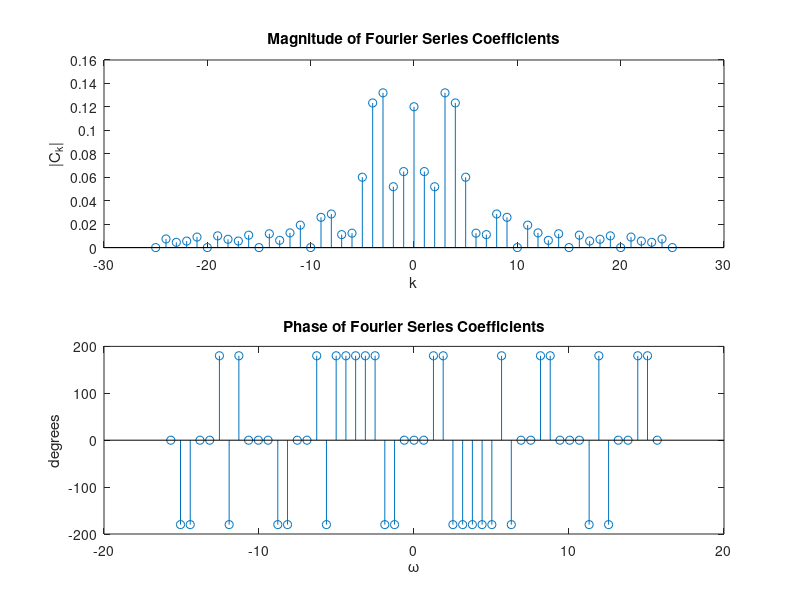
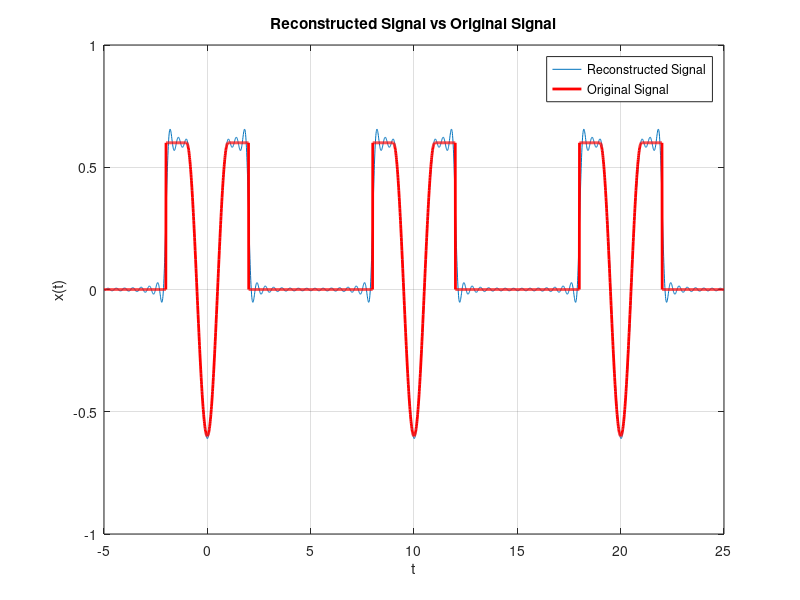

Write the MATLAB code that produced these figures, in order.
clf; % clear figure
function [Ck]=fourier_series_exp(x,t,Nk,p)
    dT=t(2)-t(1); % calc dT
    T= dT*length(t); % calc T
    w0=2*pi/T;   % calc w0
    if nargin <2 % handle input / default values
        error('Not enough input argument!')
    elseif nargin == 2
        Nk=21;   
        p=0;      
    elseif nargin ==3
        p=0;      
    end
    k=-floor(Nk/2):floor(Nk/2); % calc k
    Ck = zeros(1, length(k)); % Preallocate Ck
    for i = 1:length(k)
        Ck(i) = trapz(t, x .* exp(-1j * k(i) * w0 * t)) * (1/T); % calc fourier coefficients
    end 
    for i = 1:length(k)
            fprintf("%d: %.6f+%fj", i, real(Ck(i)), imag(Ck(i))); % print formatted
            if mod(i, 5) == 0
                fprintf("\n");
            elseif i == length(k)
                fprintf("\n");
            else
                fprintf(", ");
            end
    end
    if p==1
        subplot(2,1,1);
        stem(k,abs(Ck));         % plot abs(Ck) vs k and angle(Ck) vs k
        xlabel('k');
        ylabel('|C_k|');
        title('Magnitude of Fourier Series Coefficients');
        subplot(2,1,2);
        w0k = w0*k; % harmonic angular frequencies
        stem(w0k,angle(Ck)*180/pi); % plot phase
        xlabel('\omega');
        ylabel('degrees');
        title('Phase of Fourier Series Coefficients');
        figure; % plot 3 cycles of the signal 'x' and the reconstructed signal
        t_extended = linspace(min(t),3*(max(t)-min(t))+min(t),3*length(t)); % 3 periods
        x_reconstructed = zeros(1,length(t_extended)); % initialize reconstruction
        for i = 1:length(k)
            x_reconstructed = x_reconstructed + Ck(i)*exp(1j*k(i)*w0*t_extended); % reconstruct signal
        end
        plot(t_extended,real(x_reconstructed)); % plot reconstructed
        hold on;
        plot(t_extended, [x, x, x],'r', 'LineWidth', 2); % plot signal for e^-x in this case
        xlabel('t');
        ylabel('x(t)');
        title('Reconstructed Signal vs Original Signal');
        legend('Reconstructed Signal', 'Original Signal');
        grid on;
    end
end
function y = u(t) % define step function
    y = (t >= 0);
end
t = linspace(-5, 5, 1000); % define range
x = 0.6*(u(t+2)-(cos(pi*t)+1).*(u(t+1)-u(t-1))-u(t-2)); % define x
fourier_series_exp(x, t, 51, 1); % call function